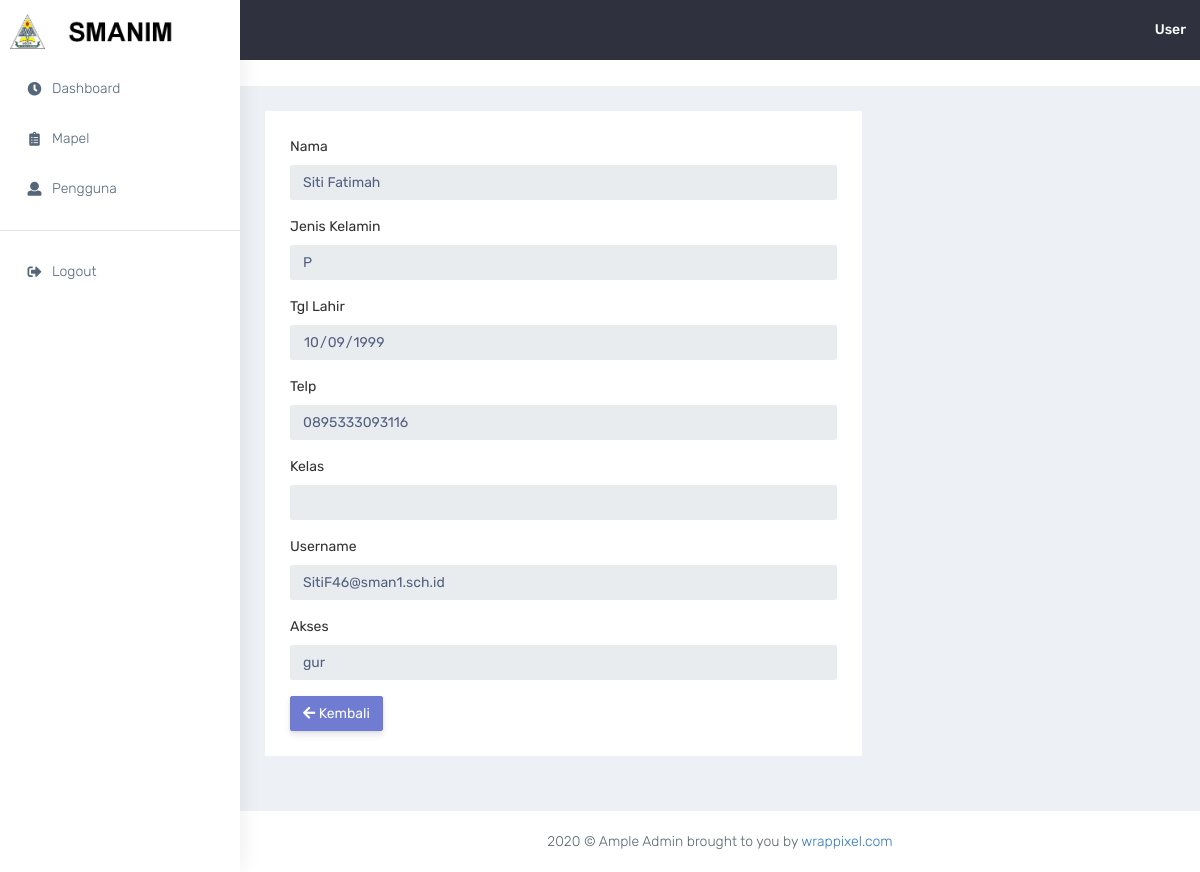
Page /admin/detail-pengguna.php?id=3 (signed in) on the earlier database version.
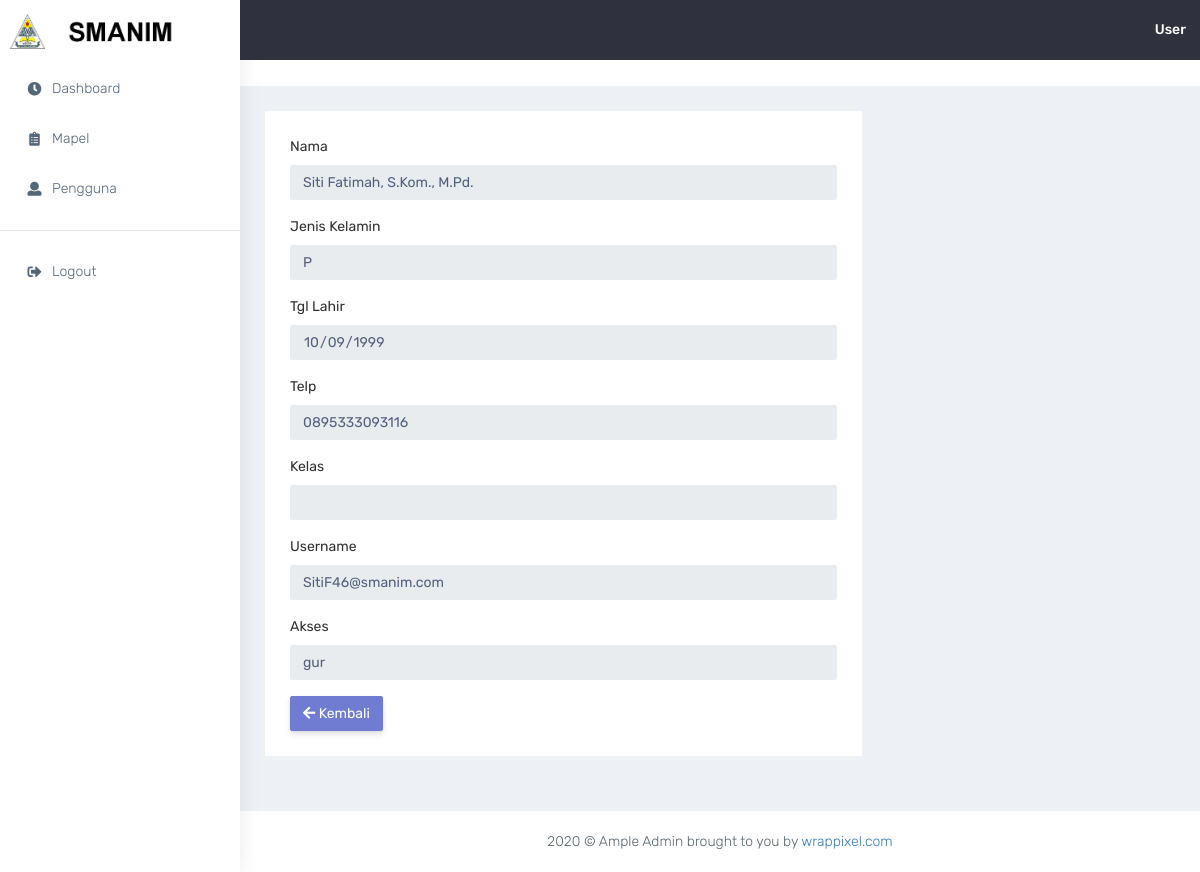
Same page on the later database version.
### tables this page shows
CREATE TABLE `tbl_user` (
  `id_user` int(11) NOT NULL,
  `nama` varchar(100) NOT NULL,
  `jenkel` enum('L','P') NOT NULL,
  `tgl_lahir` date NOT NULL,
  `telp` varchar(13) NOT NULL,
  `kelas` char(1) DEFAULT NULL,
  `username` varchar(100) NOT NULL,
  `password` varchar(100) NOT NULL,
  `akses` enum('usr','gur','adm') NOT NULL
);

### admin/detail-pengguna.php (the view)
<?php require_once('navbar.php');
if(isset($_GET['id'])){
  $id = $_GET['id'];
  $search = mysqli_query($con, "SELECT * FROM tbl_user WHERE id_user='$id'");
  $data = mysqli_fetch_array($search);
}
?>
            <div class="container-fluid">
                <div class="row">
                    <div class="col-md-8">
                        <div class="white-box">
                          <form>
                              <div class="form-group">
                                <label for="exampleInputEmail1">Nama</label>
                                <input type="text" value="<?= $data['nama'] ?>" class="form-control" id="exampleInputEmail1" aria-describedby="emailHelp" disabled>
                              </div>
                              <div class="form-group">
                                <label for="exampleInputEmail1">Jenis Kelamin</label>
                                <input type="text" value="<?= $data['jenkel'] ?>" class="form-control" id="exampleInputEmail1" aria-describedby="emailHelp" disabled>
                              </div>
                              <div class="form-group">
                                <label for="exampleInputEmail1">Tgl Lahir</label>
                                <input type="date" value="<?= $data['tgl_lahir'] ?>" class="form-control" id="exampleInputEmail1" aria-describedby="emailHelp" disabled>
                              </div>
                              <div class="form-group">
                                <label for="exampleInputEmail1">Telp</label>
                                <input type="text" value="<?= $data['telp'] ?>" class="form-control" id="exampleInputEmail1" aria-describedby="emailHelp" disabled>
                              </div>
                              <div class="form-group">
                                <label for="exampleInputEmail1">Kelas</label>
                                <input type="text" value="<?= $data['kelas'] ?>" class="form-control" id="exampleInputEmail1" aria-describedby="emailHelp" disabled>
                              </div>
                              <div class="form-group">
                                <label for="exampleInputEmail1">Username</label>
                                <input type="email" value="<?= $data['username'] ?>" class="form-control" id="exampleInputEmail1" aria-describedby="emailHelp" disabled>
                              </div>
                              <div class="form-group">
                                <label for="exampleInputEmail1">Akses</label>
                                <input type="text" value="<?= $data['akses'] ?>" class="form-control" id="exampleInputEmail1" aria-describedby="emailHelp" disabled>
                              </div>
                            </form>
                            <a href="pengguna.php" class="btn btn-primary">
                                <i class="fas fa-arrow-left"></i> Kembali
                            </a>
                          </div>
                    </div>
                </div>
            </div>
<?php require_once('footer.php');?>

Differences in the rows shown:
changed tbl_user "gur": nama "Siti Fatimah" → "Siti Fatimah, S.Kom., M.Pd."; username "SitiF46@sman1.sch.id" → "SitiF46@smanim.com"
